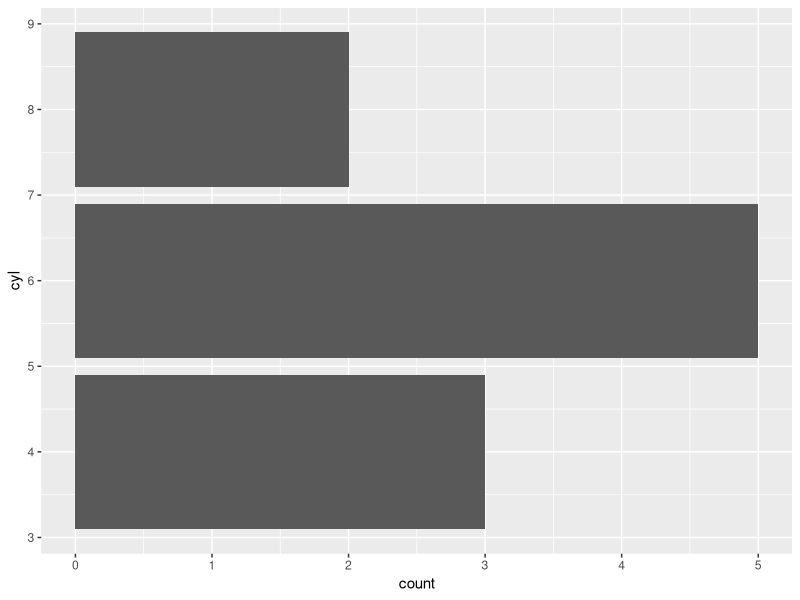

Write the R code that produced this figure.
## ---- chunk 1
library(ggplot2)
library(dplyr)

# Create a local copy of first 10 rows of mtcars data frame
# We'll come back how you should store this later
mtcars <- data.frame(
  mpg = c(21, 21, 22.8, 21.4, 18.7, 18.1, 14.3, 24.4, 22.8, 19.2),
  cyl = c(6, 6, 4, 6, 8, 6, 8, 4, 4, 6),
  disp = c(160, 160, 108, 258, 360, 225, 360, 146.7, 140.8, 167.6),
  hp = c(110, 110, 93, 110, 175, 105, 245, 62, 95, 123),
  drat = c(3.9, 3.9, 3.85, 3.08, 3.15, 2.76, 3.21, 3.69, 3.92, 3.92),
  wt = c(2.62, 2.875, 2.32, 3.215, 3.44, 3.46, 3.57, 3.19, 3.15, 3.44),
  qsec = c(16.46, 17.02, 18.61, 19.44, 17.02, 20.22, 15.84, 20, 22.9, 18.3),
  vs = c(0, 0, 1, 1, 0, 1, 0, 1, 1, 1),
  am = c(1, 1, 1, 0, 0, 0, 0, 0, 0, 0),
  gear = c(4, 4, 4, 3, 3, 3, 3, 4, 4, 4),
  carb = c(4, 4, 1, 1, 2, 1, 4, 2, 2, 4)
)

# cyl_plot()
ggplot(mtcars) + 
  geom_bar(aes(cyl)) + 
  coord_flip()

# cyl_sum()
mtcars %>% 
  group_by(cyl) %>% 
  summarise(n = n(), mpg = mean(mpg))
## ---- chunk 2
mtcars %>% 
  group_by(cyl) %>% 
  summarise(n = n(), mpg = mean(mpg))

starwars %>% 
  filter(homeworld == "Naboo", species == "Human")
## ---- chunk 3
starwars %>% 
  filter(homeworld == "Naboo", species == "Human")

starwars[starwars$homeworld == "Naboo" & starwars$species == "Human", ]
## ---- chunk 4
#' @export
#' @importFrom rlang .data
diamonds_summary2 <- function(bins) {
  ggplot2::diamonds %>% 
    ggplot2::ggplot(ggplot2::aes(carat, price)) + 
    ggplot2::geom_hex(bins = bins)
}
